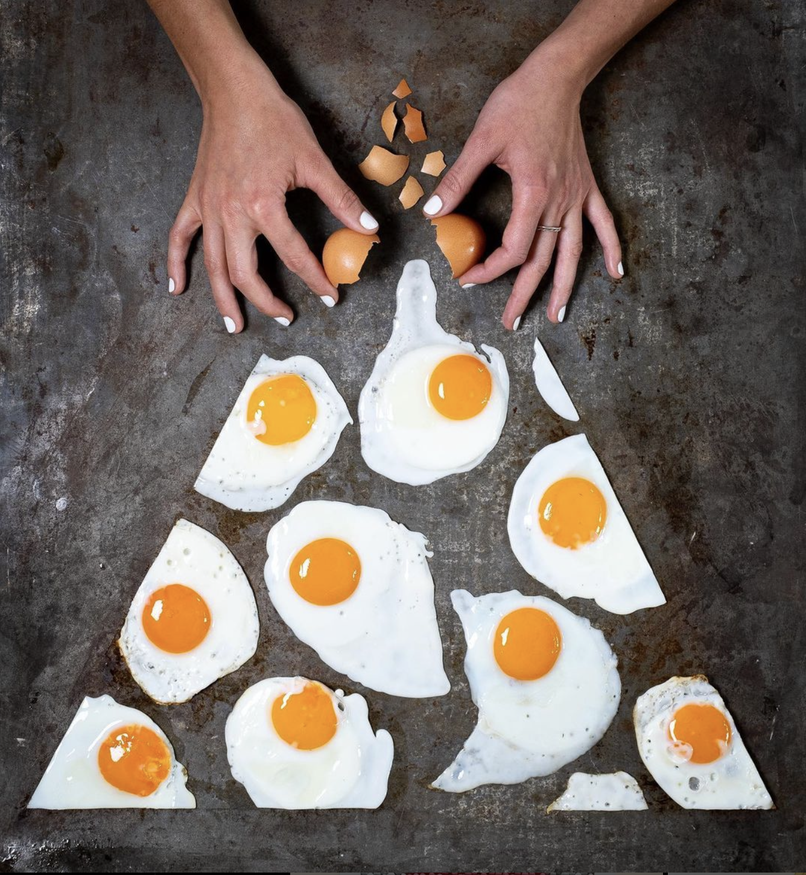
#> input picture source_imgs/hello_garlic.png, 806 x 875 px, shrunk from 1336 x 1450 before the run, found by its file name
$ jupyter execute color_palette.ipynb
#> lines starting #> are read from the running program, lines starting #| are printed output that depends on the picture
[cell 1]
import cv2, numpy as np
from sklearn.cluster import KMeans

[cell 2]
def visualize_colors(cluster, centroids):
    # Get the number of different clusters, create histogram, and normalize
    labels = np.arange(0, len(np.unique(cluster.labels_)) + 1)
    (hist, _) = np.histogram(cluster.labels_, bins=labels)
    hist = hist.astype("float")
    hist /= hist.sum()

    # Create square palette and iterate through each cluster's color and percentage
    palette = np.zeros((100, 100, 3), dtype=np.uint8)
    colors = sorted([(percent, color) for (percent, color) in zip(hist, centroids)], reverse=True)
    start = 0
    for i, (percent, color) in enumerate(colors):
        end = start + (percent * 100)
        cv2.rectangle(palette, (0, int(start)), (100, int(end)), color.astype("uint8").tolist(), -1)
        start = end
    return palette

[cell 3]
# Load image and convert to a list of pixels
image = cv2.imread('hello_garlic.png')
#> image is the input picture: shape (875, 806, 3); mean B, G, R 100.2, 106.8, 117.6
image = cv2.cvtColor(image, cv2.COLOR_BGR2RGB)
reshape = image.reshape((image.shape[0] * image.shape[1], 3))

# Find and display most dominant colors
cluster = KMeans(n_clusters=5).fit(reshape)

visualize = visualize_colors(cluster, cluster.cluster_centers_)
#> after the loop in visualize_colors, `for i, (percent, color) in enumerate(colors):`:
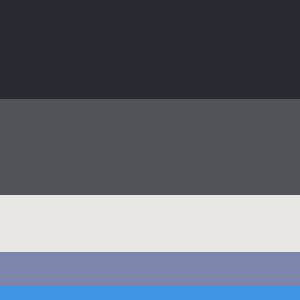
#> palette: shape (100, 100, 3) (shown 3 times larger); mean of channels 0, 1, 2 117.9, 106.8, 99.9; drawn as B, G, R
visualize = cv2.cvtColor(visualize, cv2.COLOR_RGB2BGR)
cv2.imwrite('color_palette.png', visualize)
#> Out = True
